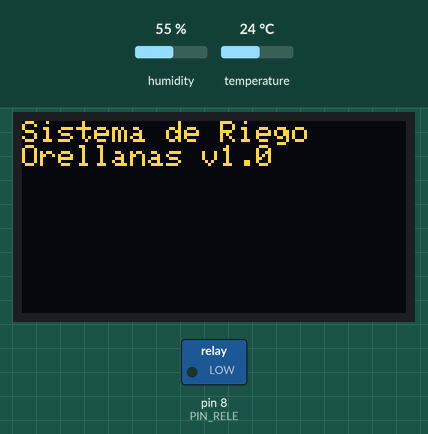
This sketch was run on a simulated Arduino Uno, built with avr-gcc and run on an emulated ATmega328P. Shown: 128×64 one-colour display, switched loads named in the sketch (green lamp = pin HIGH). Inputs (shaded band) come from the test bench; at power-on: humidity 55 %, temperature 24 °C. The OLED is the two-colour kind (top 16 rows yellow); storage starts empty; what the sketch prints to the serial monitor is not drawn.

Above: at 0.1 s.

The sketch:

sistemaRiegoAutomatizado.ino
```cpp
#include <Wire.h>
#include <SPI.h>
#include <SD.h>
#include <Adafruit_GFX.h>
#include <Adafruit_SSD1306.h>
#include <RTClib.h>
#include <DHT.h>

// --- Configuración de Pines ---
#define PANTALLA_ANCHO 128
#define PANTALLA_ALTO 64
#define PANTALLA_RESET -1  // -1 si comparte el pin de reset del Arduino
#define PIN_CS_SD 4        // Chip Select para la tarjeta SD
#define PIN_DHT 7          // Pin de datos para el sensor AM2301
#define PIN_RELE 8         // Pin para controlar el relé

// --- Umbrales de Humedad ---
const float UMBRAL_HUMEDAD_MIN = 80.0;
const float UMBRAL_HUMEDAD_MAX = 85.0;

// --- Horario de Riego Permitido (Formato 24 horas) ---
const int HORA_INICIO_RIEGO = 10;  // 10 AM
const int HORA_FIN_RIEGO = 23;     // 11 PM (El riego se permite hasta las 23:59)

// --- Intervalo del LOG ---
const unsigned long INTERVALO_LOG = 300000;  // 5 minutos en milisegundos

// --- Declaración de Objetos ---
RTC_DS3231 rtc;
DHT dht(PIN_DHT, AM2301);  // DHT21 es el tipo para el AM2301
Adafruit_SSD1306 pantalla(PANTALLA_ANCHO, PANTALLA_ALTO, &Wire, PANTALLA_RESET);

// --- Variables Globales ---
float humedad = 0.0;
float temperatura = 0.0;
unsigned long tiempoPrevioLog = 0;
char nombreArchivoLog[13];

// --- Banderas de Estado de los Módulos ---
bool estadoRTC = false;
bool estadoSD = false;
bool estadoSensor = false;
bool estadoPantalla = false;

// --- Funciones de Inicialización Modular ---

bool inicializarRTC() {
  if (!rtc.begin()) {
    Serial.println("Error: No se pudo encontrar el módulo RTC.");
    return false;
  }
  // Descomenta la siguiente línea la primera vez que ejecutes el código
  // para ajustar la fecha y hora del RTC a la de tu computador.
  rtc.adjust(DateTime(F(__DATE__), F(__TIME__)));
  Serial.println("Módulo RTC inicializado correctamente.");
  return true;
}

bool inicializarSD() {
  if (!SD.begin(PIN_CS_SD)) {
    Serial.println("Error: No se pudo inicializar la tarjeta SD.");
    return false;
  }
  Serial.println("Tarjeta SD inicializada correctamente.");
  return true;
}

bool inicializarSensor() {
  dht.begin();
  // La librería DHT no tiene un método directo para verificar la conexión
  // Se validará durante la lectura de datos.
  Serial.println("Módulo Sensor DHT inicializado.");
  return true;
}

bool inicializarPantalla() {
  if (!pantalla.begin(0x3C, true)) {
    Serial.println("Error: No se pudo encontrar la pantalla OLED.");
    return false;
  }
  pantalla.clearDisplay();
  pantalla.setTextSize(1);
  pantalla.setTextColor(SSD1306_WHITE);
  pantalla.setCursor(0, 0);
  pantalla.println("Sistema de Riego");
  pantalla.println("Orellanas v1.0");
  pantalla.display();
  delay(1500);
  return true;
}

// --- Lógica Principal ---

void leerSensores() {
  if (estadoSensor) {
    float h = dht.readHumidity();
    float t = dht.readTemperature();
    // La lectura del DHT puede fallar, se comprueba si los valores son válidos (no NaN)
    if (isnan(h) || isnan(t)) {
      Serial.println("Error al leer del sensor DHT.");
      estadoSensor = false;  // Se marca como desconectado si falla la lectura
    } else {
      humedad = h;
      temperatura = t;
    }
  } else {
    // Intenta reinicializar el sensor si está desconectado
    dht.begin();
    float h = dht.readHumidity();
    float t = dht.readTemperature();
    if (!isnan(h) && !isnan(t)) {
      estadoSensor = true;  // Se reconectó exitosamente
      humedad = h;
      temperatura = t;
    }
  }
}

/**
 * @brief Verifica si la hora actual está dentro del rango permitido para el riego.
 * @return true si está en horario de riego, false en caso contrario.
 */
bool esHorarioDeRiego() {
  if (!estadoRTC) {
    Serial.println("Advertencia: No se puede verificar el horario, RTC no disponible.");
    return false;  // Como medida de seguridad, no se riega si no se conoce la hora.
  }

  DateTime ahora = rtc.now();
  int horaActual = ahora.hour();

  if (horaActual >= HORA_INICIO_RIEGO && horaActual <= HORA_FIN_RIEGO) {
    return true;  // Está dentro del horario permitido
  } else {
    return false;  // Está fuera del horario
  }
}

void controlarRiego() {
  if (!estadoSensor) return;  // Requiere el sensor para funcionar

  // Primero, se verifica si el sistema está dentro del horario permitido
  if (esHorarioDeRiego()) {
    // Si está en horario, se procede a verificar la humedad
    if (humedad < UMBRAL_HUMEDAD_MIN) {
      digitalWrite(PIN_RELE, HIGH);  // Activa el relé (y la bomba)
    } else if (humedad >= UMBRAL_HUMEDAD_MAX) {
      digitalWrite(PIN_RELE, LOW);  // Desactiva el relé
    }
  } else {
    // Si no es horario de riego, nos aseguramos que el relé esté apagado.
    digitalWrite(PIN_RELE, LOW);
  }
}

void registrarDatos() {
  // Requiere RTC y SD para funcionar
  if (!estadoRTC || !estadoSD) return;

  unsigned long tiempoActual = millis();
  if (tiempoActual - tiempoPrevioLog >= INTERVALO_LOG) {
    tiempoPrevioLog = tiempoActual;
    DateTime now = rtc.now();

    // Crear nombre del archivo basado en la fecha actual (ej: 05082025.txt)
    sprintf(nombreArchivoLog, "%02d%02d%d.txt", now.day(), now.month(), now.year() % 100);

    File archivoLog = SD.open(nombreArchivoLog, FILE_WRITE);

    if (archivoLog) {
      char dataString[60];
      // Formato: HH:MM:SS, Temp: XX.X C, Hum: XX.X %, Riego: ON/OFF
      sprintf(dataString, "%02d:%02d:%02d, Temp: %.1f, Hum: %.1f, Riego: %s",
              now.hour(), now.minute(), now.second(),
              temperatura, humedad,
              digitalRead(PIN_RELE) == HIGH ? "ON" : "OFF");
      archivoLog.println(dataString);
      archivoLog.close();
      Serial.print("Dato guardado en log: ");
      Serial.println(dataString);
    } else {
      Serial.println("Error al abrir el archivo de log en la SD.");
      estadoSD = false;  // Asume que la SD falló si no puede abrir el archivo
    }
  }
}

void actualizarPantalla() {
  if (!estadoPantalla) {
    // Intenta reconectar la pantalla si está desconectada
    estadoPantalla = inicializarPantalla();
    return;
  }

  pantalla.clearDisplay();
  pantalla.setTextSize(1);
  pantalla.setTextColor(SSD1306_WHITE);
  pantalla.setCursor(0, 0);

  // --- Información de Fecha y Hora ---
  if (estadoRTC) {
    DateTime now = rtc.now();
    char buffer[20];
    sprintf(buffer, "%02d/%02d/%d  %02d:%02d:%02d", now.day(), now.month(), now.year(), now.hour(), now.minute(), now.second());
    pantalla.println(buffer);
  } else {
    pantalla.println("RTC Desconectado");
  }

  pantalla.println("");  // Espacio

  // --- Información de Sensores ---
  if (estadoSensor) {
    char bufferTemp[16];
    sprintf(bufferTemp, "Temp: %.1f C", temperatura);
    pantalla.println(bufferTemp);

    char bufferHum[16];
    sprintf(bufferHum, "Hum:  %.1f %%", humedad);
    pantalla.println(bufferHum);
  } else {
    pantalla.println("Sensor Desconectado");
  }

  // --- Estado del Sistema de Riego ---
  pantalla.print("Riego: ");
  pantalla.println(digitalRead(PIN_RELE) == HIGH ? "ACTIVO" : "INACTIVO");


  // --- Iconos de Estado de Módulos ---
  pantalla.setCursor(0, 56);  // Posición en la última fila
  pantalla.print(estadoRTC ? "C:OK" : "C:ER");
  pantalla.print(estadoSD ? " S:OK" : " S:ER");
  pantalla.print(estadoSensor ? " H:OK" : " H:ER");

  pantalla.display();
}

void setup() {
  Serial.begin(9600);
  pinMode(PIN_RELE, OUTPUT);
  digitalWrite(PIN_RELE, LOW);  // Asegurarse que el relé inicie apagado

  // Inicializar todos los módulos
  estadoPantalla = inicializarPantalla();
  estadoRTC = inicializarRTC();
  estadoSD = inicializarSD();
  estadoSensor = inicializarSensor();
  Serial.println(humedad);

}

void loop() {
  leerSensores();
  Serial.println(humedad);
  //controlarRiego();
  registrarDatos();
  //actualizarPantalla();
  Serial.println(humedad);
  delay(2000);  // Pausa de 2 segundos entre ciclos para estabilizar lecturas
}
```
